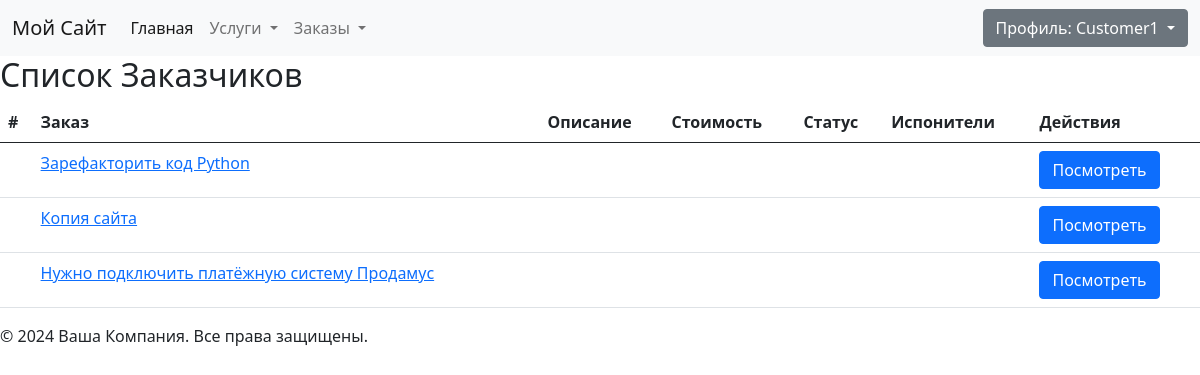
The page /customers/access-orders/ (signed in) on the database its author committed.
### freelance/models.py (models this page shows, shortened)
class Order(models.Model):
    order_type = models.CharField(
        max_length=11,
        choices=Service.ServicesType.choices,
        default="design",
        verbose_name="Тип заказа",
    )
    title = models.CharField(max_length=255, verbose_name="Заголовок")
    description = models.TextField(verbose_name="Описание")
    created_at = models.DateTimeField(
        auto_now_add=True, verbose_name="Создан", null=True
    )
    updated_at = models.DateTimeField(auto_now=True, verbose_name="Обновлен", null=True)
    price = models.DecimalField(
        verbose_name="Стоимость", max_digits=10, decimal_places=2, default=0
    )
    customer = models.ForeignKey(
        Customer,
        on_delete=models.CASCADE,
        related_name="customers",
        blank=True,
        null=True,
        verbose_name="Заказчик",
    )
    executor = models.ForeignKey(
        Executor,
        on_delete=models.CASCADE,
        related_name="executors",
        blank=True,
        null=True,
        verbose_name="Исполнитель",
    )
    class Meta:
        verbose_name = "Заказ"
        verbose_name_plural = "Заказы"

### freelance/views.py (the view)
# urls.py: path("customers/access-orders/", CustomerAccessOrdersView.as_view(), name="customer-access-orders"),
class CustomerAccessOrdersView(LoginRequiredMixin, ListView):
    model = OrderRequest
    template_name = (
        "freelance/customers/customer_access_orders.html"  # Укажите ваш путь к шаблону
    )
    context_object_name = "orders"
    def get_queryset(self):
        if self.request.user.is_authenticated and self.request.user.groups.filter(
            name="Customers"
        ):
            return Order.objects.filter(customer__profile__user=self.request.user)
        return OrderRequest.objects.none()
    def get_context_data(self, **kwargs):
        context = super().get_context_data(**kwargs)
        order_views = []
        order_requests = OrderRequest.objects.filter(
            order__customer__profile__user=self.request.user
        )
        for order_request in order_requests:
            order_views.append(
                {
                    "order_request": order_request,
                    "order": order_request.order,
                }
            )
        context["order_requests"] = order_requests
        context["order_views"] = order_views
        return context

### freelance/templatetags/custom_tags.py (called while the page is built)
@register.filter(name='has_group')
def has_group(user, group_name):
    return Group.objects.get(name=group_name).user_set.filter(id=user.id).exists()

### templates/freelance/customers/customer_access_orders.html (shortened to what this page needs)
{% extends 'basic/base.html' %}
{% block content %}
    <h2>Список Заказчиков</h2>
    <table class="table">
        <thead>
            <tr>
                <th scope="col">#</th>
                <th scope="col">Заказ</th>
                <th scope="col">Описание</th>
                <th scope="col">Стоимость</th>
                <th scope="col">Статус</th>
                <th scope="col">Испонители</th>
                <th scope="col">Действия</th>
            </tr>
        </thead>
        <tbody>
            {% for order in orders %}
            <tr>
                <td>{{ order.order.pk }}</td>
                <td>
                    <a href="{% url 'freelance:customer-access-order' order.pk %}">{{ order.title }}</a>
                </td>
                <td>{{ order.order.description }}</td>
                <td>{{ order.order.price }}</td>
                <td>{{ order.order.get_status_display }}</td>
                <td>
                </td>
                <td>
                    <a class="btn btn-primary" href="{% url 'freelance:order-detail' order.pk %}">Посмотреть</a>
                </td>
            </tr>
            {% endfor %}
        </tbody>
    </table>
{% endblock %}

### templates/basic/includes/login.html (shortened to what this page needs)
{% load custom_tags %}
{% if user.is_authenticated%}
<div class="dropdown">
    <button class="btn btn-secondary dropdown-toggle" type="button" id="dropdownMenuButton1"
        data-bs-toggle="dropdown" aria-expanded="false">
        Профиль: {{ user.username }}
    </button>
</div>
{% endif %}

### rows shown on the page
Order: title "Зарефакторить код Python"
Order: title "Копия сайта"
Order: title "Нужно подключить платёжную систему Продамус"

### other values the page prints
{{ user.username }} "Customer1"
